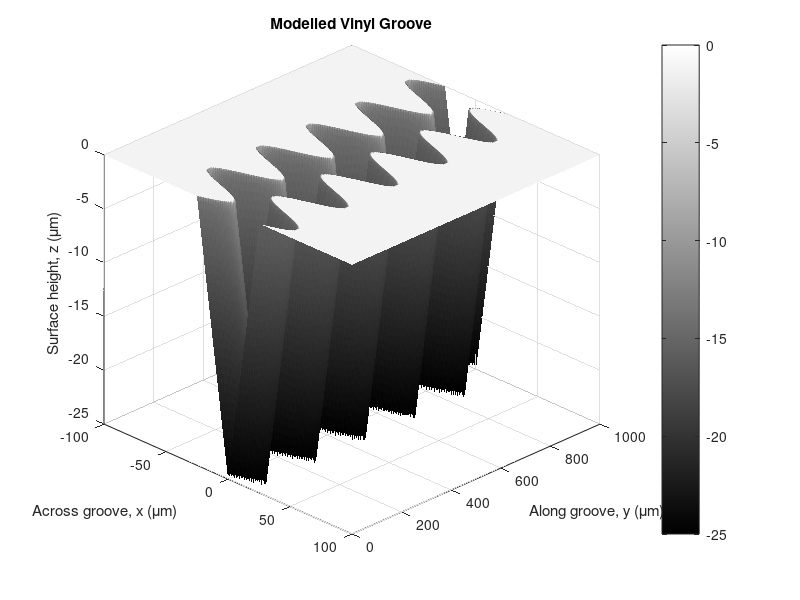
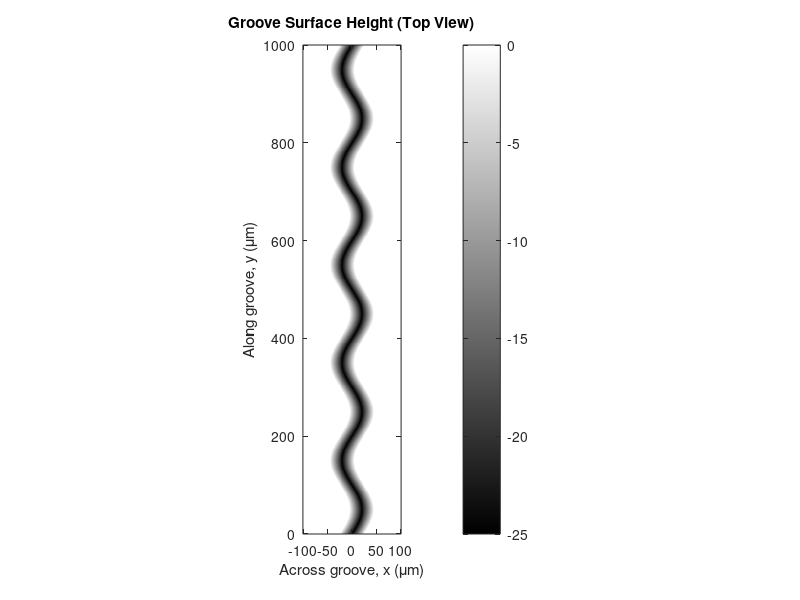

MATLAB code for these plots, in order: (Note: this script raises an error after producing the figures.)
clear; close all; clc;

%% 1. DEFINE THE SYNTHETIC VINYL GROOVE

% All dimensions are in micrometres (um)
% Groove parameters (all dimensions in micrometres)
A = 20;                 % Lateral groove displacement amplitude (um)
lambda = 200;           % Wavelength along groove (um)
depth = 25;             % Groove depth (um)
includedAngle = 90;     % Included angle between groove sides (degrees)

% Coordinate grid
x = -100:1:100;
y = 0:1:1000;
[X, Y] = meshgrid(x, y);

% Sinusoidal groove centreline
xc = A * sin(2*pi*Y/lambda);

% V-shaped groove cross-section
halfAngle = includedAngle/2;
halfWidth = depth * tand(halfAngle);

% Distance from the groove centreline
distanceFromCentre = abs(X - xc);

% Groove surface: flat outside, sloping inside
Z = -max(depth - distanceFromCentre/tand(halfAngle), 0);

% True centreline for validation
x_true = xc;

%% 2. DISPLAY THE MODELLED GROOVE

figure('Color','w');

surf(X, Y, Z, Z, 'EdgeColor','none');
colormap(gca, gray(256));

xlabel('Across groove, x (\mum)');
ylabel('Along groove, y (\mum)');
zlabel('Surface height, z (\mum)');
title('Modelled Vinyl Groove');

colorbar;
axis tight;
view(45,30);
camlight;
lighting gouraud;


figure('Color','w');

imagesc(x, y, Z);
set(gca,'YDir','normal');
axis image;
colormap(gca, gray(256));

xlabel('Across groove, x (\mum)');
ylabel('Along groove, y (\mum)');
title('Groove Surface Height (Top View)');

colorbar;


%% 3. CALCULATE SURFACE NORMALS
% Determine the local orientation of the surface
% Columns correspond to x; rows correspond to y
[dZdx, dZdy] = gradient(Z, ...
    x(2)-x(1), y(2)-y(1));

Nx = -dZdx;
Ny = -dZdy;
Nz = ones(size(Z));

% Normalise surface normal vectors
normalLength = sqrt(Nx.^2 + Ny.^2 + Nz.^2);

Nx = Nx ./ normalLength;
Ny = Ny ./ normalLength;
Nz = Nz ./ normalLength;


%% 4. DEFINE CAMERA AND LIGHT SOURCES

% Camera directly above the groove
cameraDirection = [0, 0, 1];


% Desired incidence angle measured from the surface normal
incidenceAngle = 60;  % degrees

% Convert angle into horizontal and vertical components
h = sind(incidenceAngle);
v = cosd(incidenceAngle);

% Light A illuminates from one side
lightA = [ h, -0.25, v];
lightA = lightA / norm(lightA);

% Light B illuminates from the opposite side
lightB = [-h, -0.25, v];
lightB = lightB / norm(lightB);



%% 5. SIMULATE REFLECTED INTENSITY FROM LIGHT A

specularExponent = 40;

halfDirectionA = lightA + cameraDirection;
halfDirectionA = halfDirectionA / norm(halfDirectionA);

normalDotHalfA = ...
    Nx * halfDirectionA(1) + ...
    Ny * halfDirectionA(2) + ...
    Nz * halfDirectionA(3);

normalDotHalfA = max(normalDotHalfA, 0);

specA = normalDotHalfA .^ specularExponent;

% Raw, uncorrected intensity map
I_A = 0.05 + 0.95 * specA;


%% 6. SIMULATE REFLECTED INTENSITY FROM LIGHT B

halfDirectionB = lightB + cameraDirection;
halfDirectionB = halfDirectionB / norm(halfDirectionB);

normalDotHalfB = ...
    Nx * halfDirectionB(1) + ...
    Ny * halfDirectionB(2) + ...
    Nz * halfDirectionB(3);

normalDotHalfB = max(normalDotHalfB, 0);

specB = normalDotHalfB .^ specularExponent;

% Raw, uncorrected intensity map
I_B = 0.05 + 0.95 * specB;


%% 7. AVERAGE THE TWO RAW INTENSITY MAPS

% Average the two raw intensity maps
I_both_raw = (I_A + I_B) / 2;

% Smooth the averaged intensity map slightly
I_both = smoothdata(I_both_raw, 2, 'gaussian', 5);
I_both = smoothdata(I_both, 1, 'gaussian', 5);


%% 8. DISPLAY THE THREE REFLECTION MAPS IN GREYSCALE

figure('Color','w');

subplot(1,3,1);
imagesc(x, y, I_A);
set(gca,'YDir','normal');
axis image;
colormap(gca, gray(256));
clim([0 1]);
colorbar;
xlabel('Across groove, x (\mum)');
ylabel('Along groove, y (\mum)');
title('Light A');

subplot(1,3,2);
imagesc(x, y, I_B);
set(gca,'YDir','normal');
axis image;
colormap(gca, gray(256));
clim([0 1]);
colorbar;
xlabel('Across groove, x (\mum)');
ylabel('Along groove, y (\mum)');
title('Light B');

subplot(1,3,3);
imagesc(x, y, I_both);
set(gca,'YDir','normal');
axis image;
colormap(gca, gray(256));
clim([0 1]);
colorbar;
xlabel('Across groove, x (\mum)');
ylabel('Along groove, y (\mum)');
title('Average of Both Lights');

sgtitle('Simulated Reflected-Light Intensity Maps');



%% 9. Detect and track both groove edges

% Select the reflection image to analyse
I_test = I_both;

% Known approximate groove geometry
% For a 90-degree V-groove of 25 um depth:
expectedWidth = 2 * depth * tand(includedAngle/2);

% Tracking parameters
profileSmooth = 5;       % Smoothing of each intensity profile
trackingWindow = 8;      % Maximum midpoint movement allowed (um)
minWidth = 0.5 * expectedWidth;
maxWidth = 1.5 * expectedWidth;

nRows = size(I_test, 1);

% Preallocate results
x_left = nan(nRows, 1);
x_right = nan(nRows, 1);
x_centre_raw = nan(nRows, 1);

% Initial centre estimate.
% For this synthetic groove, xc starts at zero when y = 0.
% For a real image, use a manually selected starting position.

previousCentre = 0;

% Previous accepted left and right edge locations
previousLeft = NaN;
previousRight = NaN;
previousDetectedRow = NaN;

dx = x(2) - x(1);

% Maximum expected lateral edge movement per unit distance
% along the groove (x and y are both in micrometres)
maxEdgeSlope = 1.5;


for r = 1:nRows

    %% Step 1: Smooth profile and calculate intensity gradient
    profile = smoothdata(I_test(r, :), ...
                         'gaussian', profileSmooth);

    gradientProfile = gradient(profile, dx);
    edgeStrength = abs(gradientProfile);

    % Candidate edges = local maxima of gradient magnitude
    candidateIndices = find(islocalmax(edgeStrength));

    % Require candidate edges to be reasonably close to
    % the expected left and right sides of the groove
    candidateX = x(candidateIndices);
    candidateStrength = edgeStrength(candidateIndices);

    leftMask = candidateX < previousCentre;
    rightMask = candidateX > previousCentre;

    leftIndices = candidateIndices(leftMask);
    rightIndices = candidateIndices(rightMask);

    leftStrength = candidateStrength(leftMask);
    rightStrength = candidateStrength(rightMask);

    %% Step 2: Evaluate possible left-right edge pairs

    bestScore = -Inf;
    bestLeft = NaN;
    bestRight = NaN;

    for i = 1:length(leftIndices)

        xl = x(leftIndices(i));

        for j = 1:length(rightIndices)

            xr = x(rightIndices(j));

            % Candidate groove width and midpoint
            widthCandidate = xr - xl;
            centreCandidate = (xl + xr) / 2;

            % Reject implausible widths
            if widthCandidate < minWidth || ...
               widthCandidate > maxWidth
                continue;
            end

            % Reject midpoints too far from previous estimate
            if abs(centreCandidate - previousCentre) ...
                    > trackingWindow
                continue;
            end


            % Enforce continuity of each individual groove edge
            if ~isnan(previousDetectedRow)

                % Distance along the groove since the last accepted pair
                deltaY = abs(y(r) - y(previousDetectedRow));

                % Allow physical movement plus one x-grid spacing
                maxAllowedMovement = maxEdgeSlope * deltaY + dx;

               
            end


            % Normalise edge strengths for scoring
            strengthL = leftStrength(i);
            strengthR = rightStrength(j);

            maxStrength = max(edgeStrength) + eps;
            strengthScore = ...
                (strengthL + strengthR) / (2 * maxStrength);

            % Prefer plausible width and continuous tracking
            widthPenalty = abs(widthCandidate ...
                - expectedWidth) / expectedWidth;

            trackingPenalty = abs(centreCandidate ...
                - previousCentre) / trackingWindow;


            % Continuity penalty for movement of individual edges
            continuityPenalty = 0;

            if ~isnan(previousDetectedRow)
                deltaY = abs(y(r) - y(previousDetectedRow));
                maxAllowedMovement = maxEdgeSlope * deltaY + dx;

                leftMovement = abs(xl - previousLeft);
                rightMovement = abs(xr - previousRight);

                % Penalise movement beyond the expected allowance
                leftExcess = max(0, leftMovement - maxAllowedMovement);
                rightExcess = max(0, rightMovement - maxAllowedMovement);

                continuityPenalty = ...
                    (leftExcess + rightExcess) / (2 * maxAllowedMovement);
            end

            % Higher score is better
            score = strengthScore ...
                - 0.5 * widthPenalty ...
                - 0.5 * trackingPenalty ...
                - 0.5 * continuityPenalty;


            if score > bestScore
                bestScore = score;
                bestLeft = xl;
                bestRight = xr;
            end
        end
    end

    %% Step 3: Save edge positions and update tracking


    if ~isnan(bestLeft)
        x_left(r) = bestLeft;
        x_right(r) = bestRight;
        x_centre_raw(r) = (bestLeft + bestRight) / 2;

        % Update tracking references only after accepting a pair
        previousCentre = x_centre_raw(r);
        previousLeft = bestLeft;
        previousRight = bestRight;
        previousDetectedRow = r;
  


    else
        % If no valid pair is found, retain the previous
        % estimate as a search reference, but mark this row
        % as missing rather than inventing edge measurements.
        previousCentre = previousCentre;
    end
end


%% Fill occasional missing rows and smooth the estimate

validRows = find(~isnan(x_centre_raw));

if numel(validRows) < 2
    error(['Too few valid edge pairs detected. ', ...
           'Inspect the intensity profile and adjust parameters.']);
end

% Interpolate missing detections for plotting/comparison
x_centre_filled = interp1(validRows, ...
    x_centre_raw(validRows), (1:nRows)', 'linear', NaN);

% Fill missing values at the ends if needed
x_centre_filled = fillmissing( ...
    x_centre_filled, 'nearest');

% Smoothed estimate; retain raw estimate for validation
windowSize = 21;
x_centre_smooth = smoothdata( ...
    x_centre_filled, 'sgolay', windowSize);


%% Step 4: Compare with the true centreline

trueCentre = xc(:, 1);

errorRaw = x_centre_filled - trueCentre;
errorSmooth = x_centre_smooth - trueCentre;

rmseRaw = sqrt(mean(errorRaw.^2, 'omitnan'));
rmseSmooth = sqrt(mean(errorSmooth.^2, 'omitnan'));

biasRaw = mean(errorRaw, 'omitnan');
biasSmooth = mean(errorSmooth, 'omitnan');

fprintf('\n--- Edge-pair centreline results ---\n');
fprintf('Valid edge pairs: %d / %d rows\n', ...
    numel(validRows), nRows);
fprintf('Expected groove width: %.2f um\n', expectedWidth);
fprintf('Raw RMSE: %.3f um\n', rmseRaw);
fprintf('Smoothed RMSE: %.3f um\n', rmseSmooth);
fprintf('Raw bias: %.3f um\n', biasRaw);
fprintf('Smoothed bias: %.3f um\n', biasSmooth);


%% Plot reconstructed centreline

figure;
plot(y, trueCentre, 'k-', 'LineWidth', 2);
hold on;
plot(y, x_centre_filled, 'r:', 'LineWidth', 1);
plot(y, x_centre_smooth, 'b-', 'LineWidth', 1.5);

xlabel('Distance along groove, y (um)');
ylabel('Lateral position, x (um)');
title('Centreline Reconstruction Using Edge-Pair Tracking');
legend('True centreline', 'Raw edge midpoint', ...
       'Smoothed edge midpoint', 'Location', 'best');
grid on;


%% Plot detected edges on the intensity image

figure;
imagesc(x, y, I_test);
set(gca, 'YDir', 'normal');
colormap(gray(256));
clim([0 1]);
hold on;

plot(x_left, y, 'r.', 'MarkerSize', 4);
plot(x_right, y, 'b.', 'MarkerSize', 4);
plot(x_centre_filled, y, 'y-', 'LineWidth', 1.5);

xlabel('Lateral position, x (um)');
ylabel('Distance along groove, y (um)');
title('Detected Edges and Reconstructed Centreline');
legend('Left edge', 'Right edge', 'Estimated centreline');



%% 13. Quantitative Error Analysis

% Ground-truth centreline (known because the groove is simulated)
trueCentre = xc(:,1);
position = y(:);

% Identify rows where the edge detector found a real edge pair
detectedMask = isfinite(x_centre_raw) & isfinite(trueCentre);

% Identify rows where an estimate is available after interpolation
filledMask = isfinite(x_centre_filled) & isfinite(trueCentre);

% Calculate errors: estimate minus true centreline, in micrometres
errorDetected = x_centre_raw(detectedMask) ...
              - trueCentre(detectedMask);

errorFilled = x_centre_filled(filledMask) ...
            - trueCentre(filledMask);

errorSmoothed = x_centre_smooth(filledMask) ...
              - trueCentre(filledMask);

% Calculate error metrics
% RMSE, MAE, mean bias, maximum absolute error, median absolute error
calculateMetrics = @(e) [ ...
    sqrt(mean(e.^2)), ...
    mean(abs(e)), ...
    mean(e), ...
    max(abs(e)), ...
    median(abs(e)) ];

metricsDetected = calculateMetrics(errorDetected);
metricsFilled = calculateMetrics(errorFilled);
metricsSmoothed = calculateMetrics(errorSmoothed);

% Display results in a table
method = ["Raw detected points"; ...
          "Interpolated estimate"; ...
          "Smoothed estimate"];

results = table(method, ...
    [metricsDetected(1); metricsFilled(1); metricsSmoothed(1)], ...
    [metricsDetected(2); metricsFilled(2); metricsSmoothed(2)], ...
    [metricsDetected(3); metricsFilled(3); metricsSmoothed(3)], ...
    [metricsDetected(4); metricsFilled(4); metricsSmoothed(4)], ...
    [metricsDetected(5); metricsFilled(5); metricsSmoothed(5)], ...
    'VariableNames', {'Method','RMSE_um','MAE_um','Bias_um', ...
                      'MaxAbsError_um','MedianAbsError_um'});

disp(' ');
disp('CENTRELINE RECONSTRUCTION ERROR');
disp(results);

% Report how often the edge detector found a pair without interpolation
detectionCoverage = 100 * nnz(detectedMask) / numel(trueCentre);

fprintf('Direct detection coverage: %.1f%% (%d of %d rows)\n', ...
    detectionCoverage, nnz(detectedMask), numel(trueCentre));


%% 14. Plot the Reconstruction Error Along the Groove

% Recalculate errors for every row after interpolation and smoothing
errorFilledAll = x_centre_filled - trueCentre;
errorSmoothedAll = x_centre_smooth - trueCentre;

figure;
plot(position, errorFilledAll, 'LineWidth', 1.2);
hold on;
plot(position, errorSmoothedAll, 'LineWidth', 1.5);
yline(0, 'k--', 'Zero error');
xlabel('Position along groove, y (\mum)');
ylabel('Centreline error (\mum)');
title('Reconstruction Error Along the Groove');
legend('Interpolated estimate', 'Smoothed estimate', ...
       'Location', 'best');
grid on;
hold off;


%% 15. Plot the Distribution of Absolute Errors

figure;
histogram(abs(errorDetected), 20, ...
          'Normalization', 'probability');
hold on;
histogram(abs(errorSmoothedAll), 20, ...
          'Normalization', 'probability');
xlabel('Absolute centreline error (\mum)');
ylabel('Fraction of samples');
title('Distribution of Absolute Reconstruction Error');
legend('Directly detected points', 'Smoothed estimate', ...
       'Location', 'best');
grid on;
hold off;


%% 16. Plot Estimated Centreline Against Ground Truth

figure;
plot(position, trueCentre, 'LineWidth', 2);
hold on;
plot(position, x_centre_filled, '--', 'LineWidth', 1.2);
plot(position, x_centre_smooth, 'LineWidth', 1.2);
xlabel('Position along groove, y (\mum)');
ylabel('Lateral position, x (\mum)');
title('True and Reconstructed Groove Centrelines');
legend('True centreline', 'Interpolated estimate', ...
       'Smoothed estimate', 'Location', 'best');
grid on;
hold off;


%% 17. Compare Detected Edges with True Geometric Edges

trueLeft = trueCentre - halfWidth;
trueRight = trueCentre + halfWidth;

figure('Color','w');
imagesc(x, y, I_test);
set(gca,'YDir','normal');
colormap(gray(256));
clim([0 1]);
hold on;

% True geometric groove boundaries
plot(trueLeft, y, 'c-', 'LineWidth', 1.5);
plot(trueRight, y, 'c-', 'LineWidth', 1.5);

% Detected boundaries
plot(x_left, y, 'r.', 'MarkerSize', 5);
plot(x_right, y, 'b.', 'MarkerSize', 5);

xlabel('Lateral position, x (\mum)');
ylabel('Distance along groove, y (\mum)');
title('Detected Edges Compared with True Groove Boundaries');

legend('True left edge', 'True right edge', ...
    'Detected left edge', 'Detected right edge', ...
    'Location', 'best');
grid on;
hold off;


%% 18. Centreline Error at the Sinusoidal Turning Points

% The centreline peaks and troughs occur at these y positions
turningPoints = lambda/4 : lambda/2 : max(y);

figure('Color','w');
plot(y, x_centre_smooth - trueCentre, 'k-', ...
    'LineWidth', 1.2);
hold on;
yline(0, 'k--');

for k = 1:length(turningPoints)
    xline(turningPoints(k), 'r:', 'LineWidth', 1);
end

xlabel('Distance along groove, y (\mum)');
ylabel('Centreline error (\mum)');
title('Reconstruction Error Near Groove Turning Points');
grid on;
hold off;

%% 19. Compare Intensity Profiles at Different Groove Orientations

yPeak = lambda/4;
yMidSlope = lambda/2;
yOther = 3*lambda/8;

selectedY = [yPeak, yMidSlope, yOther];
profileLabels = {'Turning point', ...
    'Opposite turning point', ...
    'Intermediate position'};

figure('Color','w');

for k = 1:length(selectedY)

    [~,row] = min(abs(y-selectedY(k)));

    profile = smoothdata(I_test(row,:), ...
        'gaussian', profileSmooth);

    gradientProfile = abs(gradient(profile, dx));

    subplot(3,1,k);

    plot(x, profile, 'k-', 'LineWidth', 1.2);
    hold on;

    xline(trueLeft(row), 'c--', 'True left edge');
    xline(trueRight(row), 'c--', 'True right edge');

    if isfinite(x_left(row))
        xline(x_left(row), 'r-', 'Detected left');
    end

    if isfinite(x_right(row))
        xline(x_right(row), 'b-', 'Detected right');
    end

    ylabel('Intensity');
    title(sprintf('%s: y = %.1f \\mum', ...
        profileLabels{k}, y(row)));

    grid on;
    hold off;
end

xlabel('Lateral position, x (\mum)');
